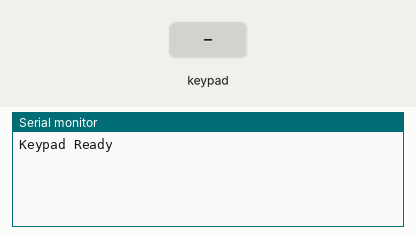
A sketch run on a simulated ESP32. On the bench: the last lines printed to the serial monitor. The test bench sets the inputs (shaded band).

Above: at 1.2 s.
1.3 s: key '1' pressed
At 1.8 s:
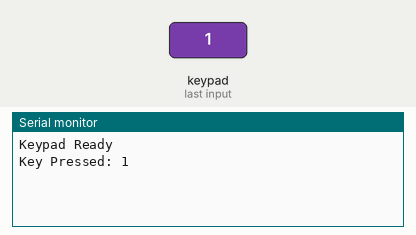
2.8 s: keypad keys 1 4 2 7 2 6 2 5 # pressed 0.4 s apart
At 6.4 s:
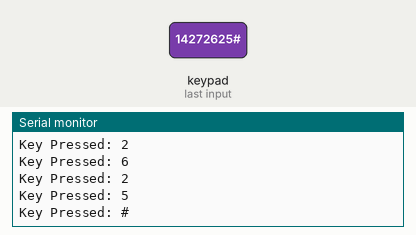
7.9 s: key 'A' pressed
At 9.1 s:
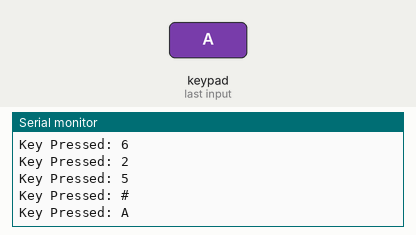
9.4 s: keypad keys 1 4 2 7 2 6 2 5 * pressed 0.4 s apart
At 12.9 s:
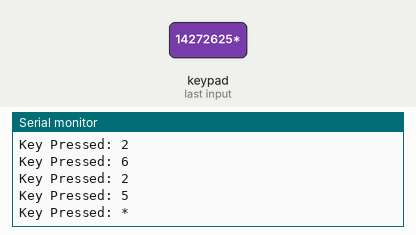
14.5 s: key 'B' pressed
At 15.3 s:
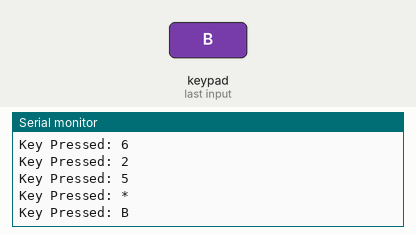
16.0 s: keypad keys 1 4 2 7 2 6 2 5 D pressed 0.4 s apart
At 20.3 s:
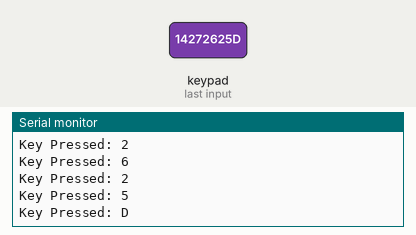
Timing chart, 0 to 21.8 s (numbered marks = the images above; inputs shaded):
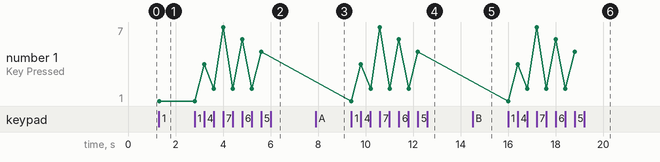

The sketch:

lab12.ino
```cpp
// Develop a program to simulate interfacing with the keypad module to record the keystrokes.

#include <Keypad.h>

const byte ROWS = 4;
const byte COLS = 4;

char keys[ROWS][COLS] = {
	{'1', '2', '3', 'A'},
	{'4', '5', '6', 'B'},
	{'7', '8', '9', 'C'},
	{'*', '0', '#', 'D'}
};

byte rowPins[ROWS] = {14, 27, 26, 25}; // Modify as per your wiring
byte colPins[COLS] = {33, 32, 19, 18}; // Avoid GPIOs 34–39

Keypad keypad = Keypad(makeKeymap(keys), rowPins, colPins, ROWS, COLS);

void setup() {
	Serial.begin(115200);
	Serial.println("Keypad Ready");
}

void loop() {
	char key = keypad.getKey();

	if (key) {
		Serial.print("Key Pressed: ");
		Serial.println(key);
	}
}
```

Measured:
- after the input at 1.3 s, the serial monitor: prints a new line at once (image 1)
- after the input at 2.8 s, the serial monitor: prints a new line after 0.41 s (image 2)
- after the input at 7.9 s, the serial monitor: prints a new line at once (image 3)
- after the input at 9.4 s, the serial monitor: prints a new line at once (image 4)
- after the input at 14.5 s, the serial monitor: prints a new line at once (image 5)
- after the input at 16.0 s, the serial monitor: prints a new line at once (image 6)
- plotted number 1: 1 → 5 after the input at 2.8 s
